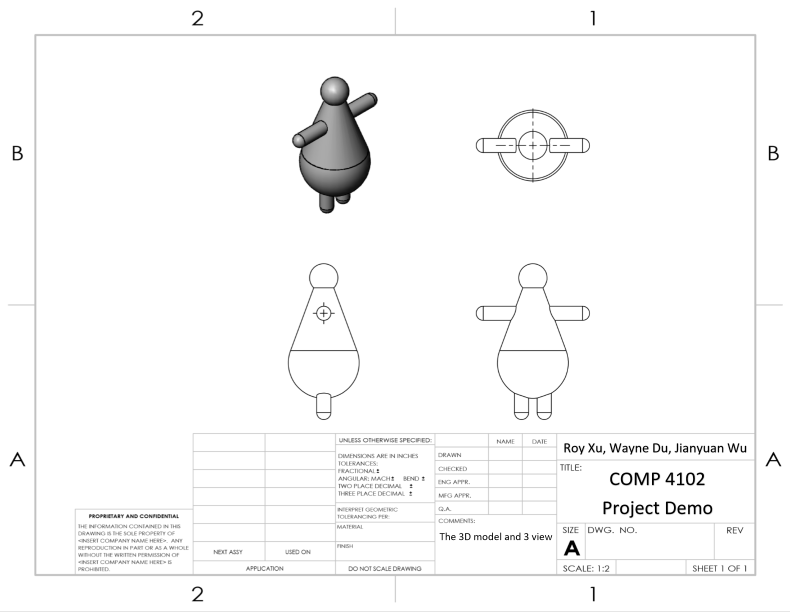
#> input picture drawing.png, 1579 x 1223 px (shown at 1/2 size)
$ python -i mid.py   (imports and definitions only)   (older library calls are emulated)
#> lines starting #> are read from the running program, lines starting #| are printed output that depends on the picture; after the words box and inside, x2 and y2 are one past the last pixel; in counts of white or black regions, pixels touching at a corner belong together
#> further down, picture is the input picture: shape (1223, 1579); min 0, max 255, mean 249
import cv2
import numpy as np

#function to extract the object in the image
def extract(i):
    #convert the image to grayscale
    #g = cv2.cvtColor(i, cv2.COLOR_BGR2GRAY)
    i = i.astype(np.uint8)
    #using threshold to get the edge of the object
    _, thresh_gray = cv2.threshold(i, thresh=1, maxval=255, type=cv2.THRESH_BINARY)
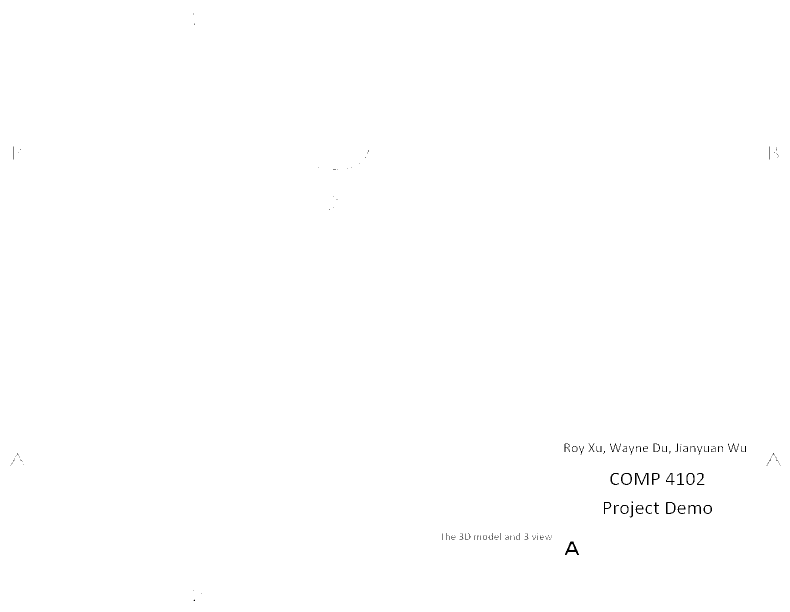
#> thresh_gray: shape (1223, 1579) (shown at 1/2 size); 99.8% white; black in thin lines or dots
    _,contours,_ = cv2.findContours(thresh_gray, cv2.RETR_LIST, cv2.CHAIN_APPROX_SIMPLE)
#> contours = 278 contours, 197 with area under 20; largest, box (x1, y1, x2, y2) and area: (0, 0, 1579, 1223) 1928316, (1241, 945, 1265, 971) 466, (1331, 1003, 1352, 1029) 442, (1129, 1082, 1159, 1111) 400, (1372, 945, 1390, 971) 364

    matrix = (0,0,0,0)
    matrix_area = 0
    #to find the object with the biggest bounding box
    for cont in contours:
        x,y,width,height = cv2.boundingRect(cont)
        area = width*height
        if area > matrix_area:
            matrix = x,y,width,height
            matrix_area = area
#> this loop made 278 passes
#> (x, y, width, height, area, matrix_area) on passes 1, 4, 5, 278: (386, 1198, 5, 5, 25, 25), (1138, 1088, 11, 12, 132, 132), (1129, 1082, 30, 29, 870, 870), (0, 0, 1579, 1223, 1931117, 1931117)
#> (x, y, width, height, area) on passes 37, 38, 42, 45, 49, 50: (1053, 1073, 5, 7, 35), (923, 1073, 5, 7, 35), (1027, 1072, 3, 9, 27), (1079, 1071, 10, 8, 80), (1011, 1071, 7, 9, 63), (988, 1071, 10, 7, 70)
#> after the loop, matrix_area = 1931117
    x,y,width,height = matrix

    roi = i[y:y+height, x:x+width]
    #output of the cropped image
    cv2.imwrite('image2.png', roi)
    return roi

#put img1 into the center of the img2
def merge(img1, img2):
    #the shape of the inserted image
    h, w = img1.shape
    print(h,w)
    #thje shape of the background image
    hh, ww = img2.shape
    print(hh,ww)

    # compute xoff and yoff for placement of upper left corner of resized image
    yoff = round((hh-h)/2)
    xoff = round((ww-w)/2)
    print(yoff,xoff)

    # use numpy indexing to place the resized image in the center of background image
    result = img2.copy()
    result[yoff:yoff+h, xoff:xoff+w] = img1

    # view result
    cv2.imshow('CENTERED', result)
    cv2.waitKey(0)
    cv2.destroyAllWindows()

    # save resulting centered image
    cv2.imwrite('center.png', result)
    return result

#calculate the center of the iput image.
def get_center(img):
    x = img.shape[0]
    y = img.shape[1]
    x_c = 0
    y_c = 0
    if (x%2 == 0):
        x_c = x/2-1
    else:
        x_c = x/2 + 0.5
    if (y%2 == 0):
        y_c = y/2-1
    else:
        y_c = y/2 + 0.5

    print(x_c, y_c)

>>> import cv2
>>> picture = cv2.imread('drawing.png', cv2.IMREAD_GRAYSCALE)
>>> result = extract(picture)
